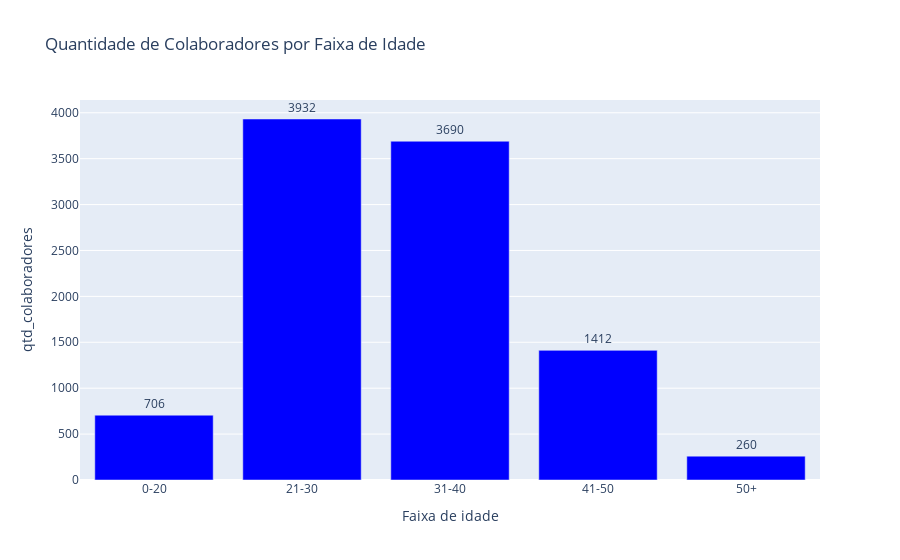

The notebook cell saved with this chart:
### Code cell
contagem = df[["Faixa de Idade","id"]].groupby("Faixa de Idade").count().reset_index().sort_values(by="Faixa de Idade").tail(10)

fig = px.bar(contagem, x="Faixa de Idade", y="id",
             labels={"Faixa de Idade": "Faixa de idade", 'id': 'qtd_colaboradores'},
             title='Quantidade de Colaboradores por Faixa de Idade',
             color_discrete_sequence=['blue'],
             text="id")

fig.update_traces(texttemplate='%{text}', textposition='outside')

### Figure 1 — Plotly figure (JSON) as saved in the notebook; plotly's stock layout.template omitted (floating-point values rounded to 4 significant figures)
{"data": [{"alignmentgroup": "True", "hovertemplate": "Faixa de idade=%{x}<br>qtd_colaboradores=%{text}<extra></extra>", "legendgroup": "", "marker": {"color": "blue", "pattern": {"shape": ""}}, "name": "", "offsetgroup": "", "orientation": "v", "showlegend": false, "text": [706, 3932, 3690, 1412, 260], "textposition": "outside", "texttemplate": "%{text}", "type": "bar", "x": ["0-20", "21-30", "31-40", "41-50", "50+"], "xaxis": "x", "y": [706, 3932, 3690, 1412, 260], "yaxis": "y"}], "layout": {"barmode": "relative", "legend": {"tracegroupgap": 0}, "title": {"text": "Quantidade de Colaboradores por Faixa de Idade"}, "xaxis": {"anchor": "y", "domain": [0, 1], "title": {"text": "Faixa de idade"}}, "yaxis": {"anchor": "x", "domain": [0, 1], "title": {"text": "qtd_colaboradores"}}}}
